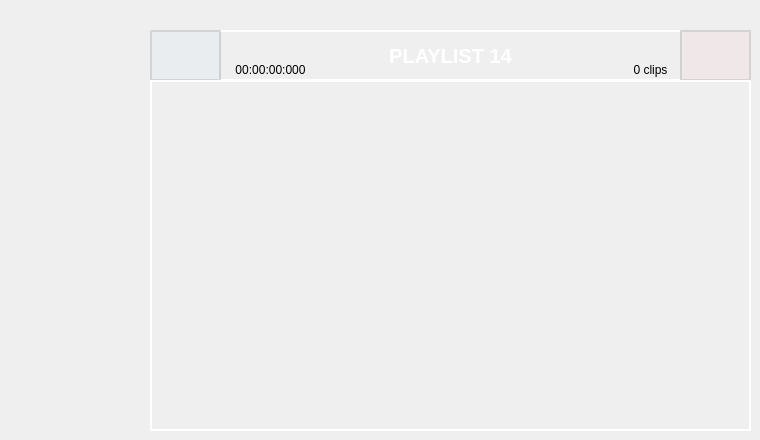
                  <widget class="QWidget" name="page_pl14">
                   <widget class="QPushButton" name="pl14_add">
                    <property name="geometry">
                     <rect>
                      <x>150</x>
                      <y>30</y>
                      <width>71</width>
                      <height>51</height>
                     </rect>
                    </property>
                    <property name="styleSheet">
                     <string notr="true">QPushButton {
    font-family: &quot;Arial&quot;;    /* Cambia la fuente */
    font-size: 20px;         /* Tamaño del texto */
    font-weight: bold;       /* Negrita */    
    color: white;				 /* Color del texto */
	padding: 10px;  
	background-color: rgba(75,175,250,10);         
	border: 2px solid rgba(200,200,200,200);   /* Borde blanco con transparencia */
}

QPushButton:hover {
	background-color: rgba(0,150,250,50);
}

QPushButton:pressed {
    background-color: rgba(0,150,250,50);
}</string>
                    </property>
                    <property name="text">
                     <string/>
                    </property>
                    <property name="icon">
                     <iconset resource="files.qrc">
                      <normaloff>:/20x20/icons/20x20/cil-plus.png</normaloff>:/20x20/icons/20x20/cil-plus.png</iconset>
                    </property>
                   </widget>
                   <widget class="QPushButton" name="pl14_delete">
                    <property name="geometry">
                     <rect>
                      <x>680</x>
                      <y>30</y>
                      <width>71</width>
                      <height>51</height>
                     </rect>
                    </property>
                    <property name="styleSheet">
                     <string notr="true">QPushButton {
    font-family: &quot;Arial&quot;;    /* Cambia la fuente */
    font-size: 16px;         /* Tamaño del texto */
    font-weight: bold;       /* Negrita */    
    color: white;				 /* Color del texto */
	padding: 10px;   
	background-color: rgba(250,50,50,10);        
	border: 2px solid rgba(200,200,200,200);  /* Borde blanco con transparencia */
}

QPushButton:hover {
	background-color: rgba(250,50,50,50);
}

QPushButton:pressed {
    background-color: rgba(0,150,250,50);
}</string>
                    </property>
                    <property name="text">
                     <string/>
                    </property>
                    <property name="icon">
                     <iconset resource="files.qrc">
                      <normaloff>:/20x20/icons/20x20/cil-x.png</normaloff>:/20x20/icons/20x20/cil-x.png</iconset>
                    </property>
                   </widget>
                   <widget class="QLabel" name="label_nclips_14">
                    <property name="geometry">
                     <rect>
                      <x>620</x>
                      <y>60</y>
                      <width>61</width>
                      <height>20</height>
                     </rect>
                    </property>
                    <property name="font">
                     <font>
                      <pointsize>9</pointsize>
                     </font>
                    </property>
                    <property name="text">
                     <string>0 clips</string>
                    </property>
                    <property name="alignment">
                     <set>Qt::AlignCenter</set>
                    </property>
                   </widget>
                   <widget class="QListWidget" name="list_pl14">
                    <property name="geometry">
                     <rect>
                      <x>150</x>
                      <y>80</y>
                      <width>601</width>
                      <height>351</height>
                     </rect>
                    </property>
                    <property name="styleSheet">
                     <string notr="true">QListWidget {
    font-weight: bold;
    background-color: transparent;       /* Negrita */    
    color: white;				 /* Color del texto */
	padding: 10px;           
	border: 2px solid rgba(255,255,255,255);  /* Borde blanco con transparencia */
}</string>
                    </property>
                   </widget>
                   <widget class="QLabel" name="label_dur_14">
                    <property name="geometry">
                     <rect>
                      <x>220</x>
                      <y>60</y>
                      <width>101</width>
                      <height>20</height>
                     </rect>
                    </property>
                    <property name="font">
                     <font>
                      <pointsize>9</pointsize>
                     </font>
                    </property>
                    <property name="text">
                     <string>00:00:00:000</string>
                    </property>
                    <property name="alignment">
                     <set>Qt::AlignCenter</set>
                    </property>
                   </widget>
                   <widget class="QLabel" name="label_pl14">
                    <property name="geometry">
                     <rect>
                      <x>150</x>
                      <y>30</y>
                      <width>601</width>
                      <height>51</height>
                     </rect>
                    </property>
                    <property name="font">
                     <font>
                      <pointsize>-1</pointsize>
                      <weight>75</weight>
                      <bold>true</bold>
                     </font>
                    </property>
                    <property name="styleSheet">
                     <string notr="true">QLabel {
	font &quot;arial&quot;
    font-weight: bold;
	font-size: 20px;
	background-color: transparent;       /* Negrita */    
    color: white;				 /* Color del texto */
	padding: 10px;           
	border: 2px solid rgba(255,255,255,255);  /* Borde blanco con transparencia */
}</string>
                    </property>
                    <property name="text">
                     <string>PLAYLIST 14</string>
                    </property>
                    <property name="alignment">
                     <set>Qt::AlignCenter</set>
                    </property>
                   </widget>
                   <zorder>label_pl14</zorder>
                   <zorder>pl14_add</zorder>
                   <zorder>pl14_delete</zorder>
                   <zorder>label_nclips_14</zorder>
                   <zorder>list_pl14</zorder>
                   <zorder>label_dur_14</zorder>
                  </widget>
